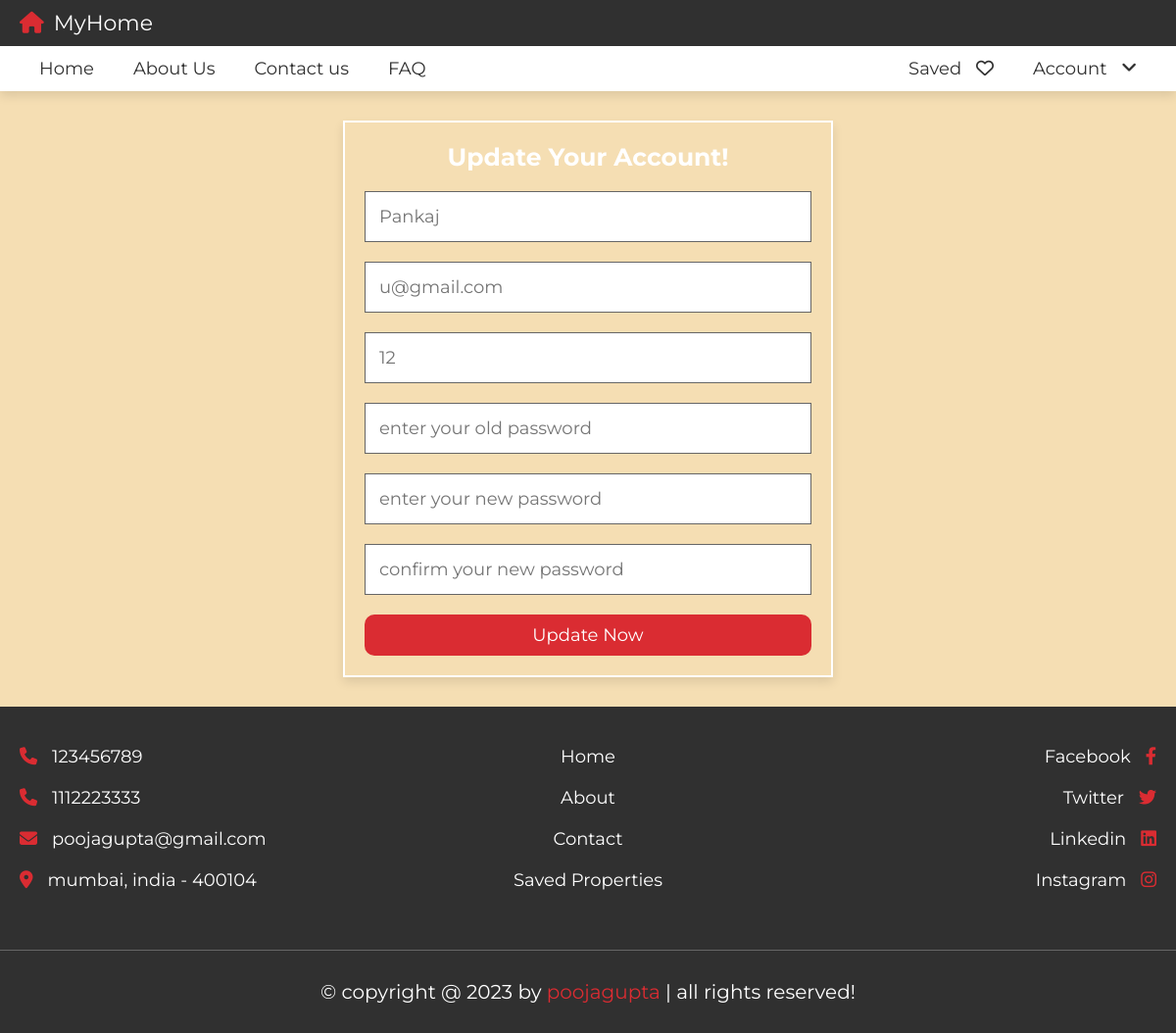
Before: /update.php (signed in) with the older database file.
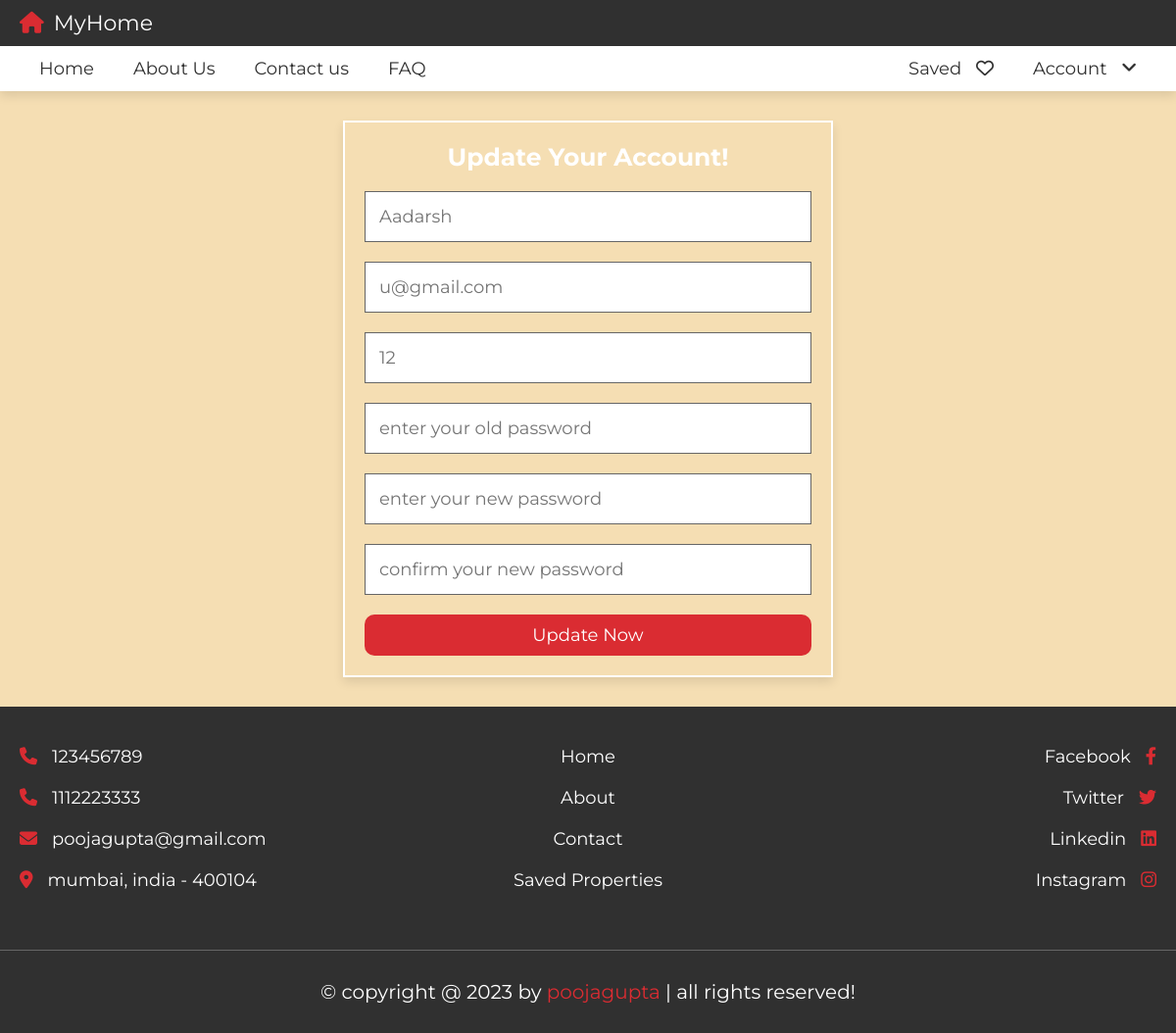
After: the same page with the newer database file.
### tables this page shows
CREATE TABLE `users` (
  `id` int(20) NOT NULL,
  `name` varchar(50) NOT NULL,
  `number` varchar(10) NOT NULL,
  `email` varchar(50) NOT NULL,
  `password` varchar(50) NOT NULL
);

### update.php (the view, shortened to what this page needs)
<?php
include 'components/connect.php';
if(isset($_COOKIE['user_id'])){
   $user_id = $_COOKIE['user_id'];
}else{
   $user_id = '';
   header('location:login.php');
}
$select_user = $conn->prepare("SELECT * FROM `users` WHERE id = ? LIMIT 1");
$select_user->execute([$user_id]);
$fetch_user = $select_user->fetch(PDO::FETCH_ASSOC);
?>
<!DOCTYPE html>
<html lang="en">
<head>
   <link rel="stylesheet" href="https://cdnjs.cloudflare.com/ajax/libs/font-awesome/6.2.0/css/all.min.css">
   <link rel="stylesheet" href="css/style.css">
</head>
<body>
<?php include 'components/user_header.php'; ?>
<section class="form-container">
   <form action="" method="post">
      <h3>update your account!</h3>
      <input type="tel" name="name" maxlength="50" placeholder="<?= $fetch_user['name']; ?>" class="box">
      <input type="email" name="email" maxlength="50" placeholder="<?= $fetch_user['email']; ?>" class="box">
      <input type="number" name="number" min="0" max="9999999999" maxlength="10" placeholder="<?= $fetch_user['number']; ?>" class="box">
      <input type="password" name="old_pass" maxlength="20" placeholder="enter your old password" class="box">
      <input type="password" name="new_pass" maxlength="20" placeholder="enter your new password" class="box">
      <input type="password" name="c_pass" maxlength="20" placeholder="confirm your new password" class="box">
      <input type="submit" value="update now" name="submit" class="btn">
   </form>
</section>
<?php include 'components/footer.php'; ?>
</body>
</html>

Changed rows visible on the page:
changed users "u@gmail.com": name "Pankaj" → "Aadarsh"
